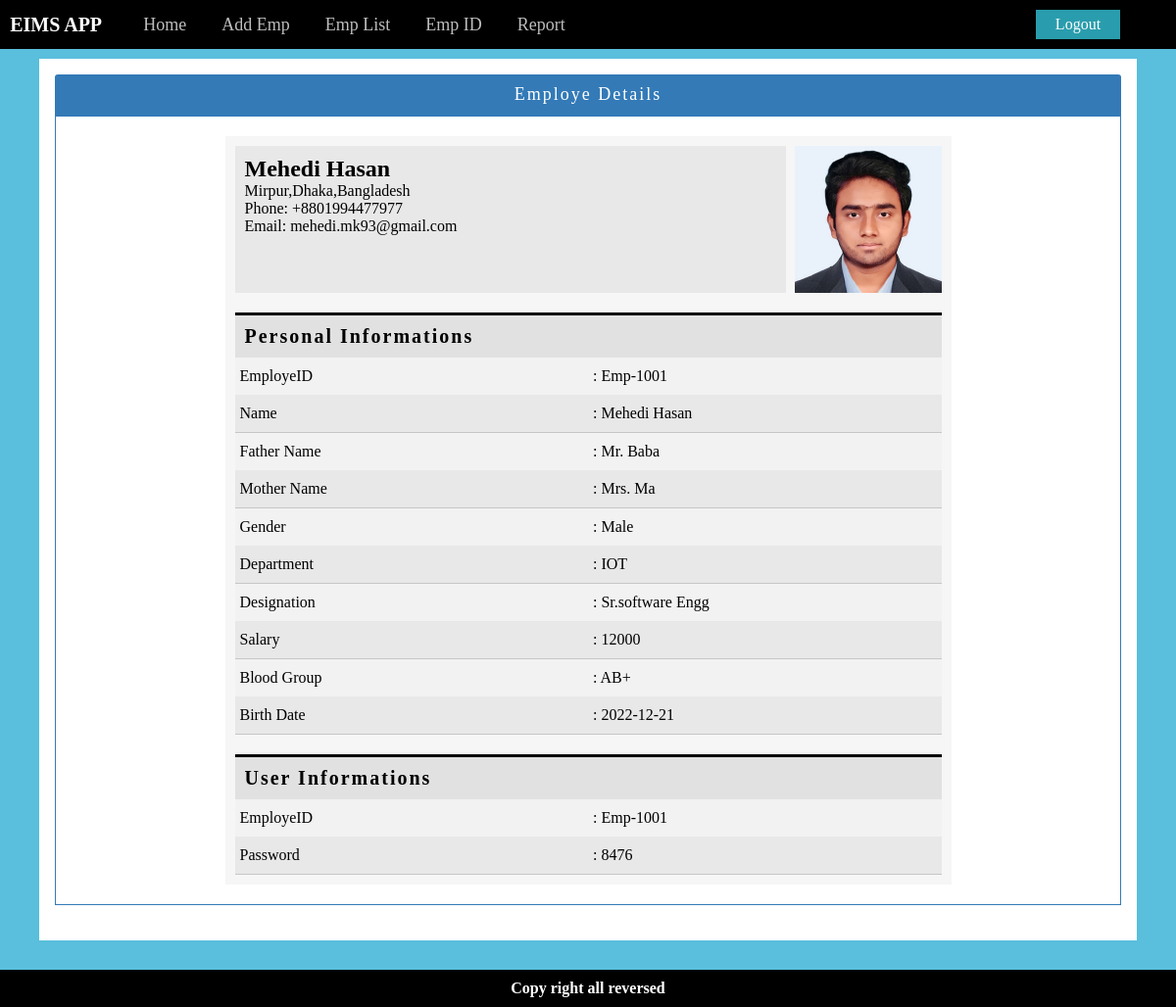
Page /details.php?details=39 (signed in) on the committed database.
### tables this page shows
CREATE TABLE `employeinfo` (
  `id` int(11) NOT NULL,
  `employeid` varchar(30) NOT NULL,
  `name` varchar(30) NOT NULL,
  `fathername` varchar(30) NOT NULL,
  `mothername` varchar(30) NOT NULL,
  `phone` varchar(30) NOT NULL,
  `email` varchar(50) NOT NULL,
  `gender` varchar(30) NOT NULL,
  `address` varchar(50) NOT NULL,
  `birthdate` varchar(50) NOT NULL,
  `department` varchar(50) NOT NULL,
  `salary` varchar(50) NOT NULL,
  `designation` varchar(50) NOT NULL,
  `bloodgroup` varchar(30) NOT NULL,
  `image` varchar(200) NOT NULL,
  `barcode` varchar(300) NOT NULL
);

CREATE TABLE `employepassword` (
  `id` int(11) NOT NULL,
  `employeid` varchar(40) NOT NULL,
  `password` varchar(40) NOT NULL
);

### details.php (the view)
<?php include 'inc/dbAndSession.php'; ?>
<?php include 'inc/header.php'; ?>
<link rel="stylesheet" type="text/css" href="css/form.css">
	<div class="container">
		<section id="body-section-main">
			<div class="row">
				<div class="col-md-12">
					<div class="body-section">
						<div class="myfrom">
							<div class="panel">
								<div class="panel-header">Employe Details</div>
								<div class="panel-body">
									<div class="row">
										<div class="col-md-12">
											<div class="emp_details">
											<div class="row">
												<div class="col-md-12">
													<?php
														if (isset($_GET['details'])) {
									                        $i = $_GET['details'];
									                        $sql2 = "SELECT * FROM employeinfo WHERE id = '$i'";
									                        $run2 = mysqli_query($cn,$sql2);
									                        $row = mysqli_fetch_array($run2);
									                        $id = $row['employeid'];
									                         $sql4 = "SELECT * FROM employepassword WHERE employeid = '$id'";
									                        $run4 = mysqli_query($cn,$sql4);
									                        $rowTwo = mysqli_fetch_array($run4);
													 ?>
													<div class="info_header">
														<h2><?php echo $row['name']; ?></h2>
														<p><?php echo $row['address'] ?></p>
														<p>Phone: <?php echo $row['phone']; ?></p>
														<p>Email: <?php echo $row['email']; ?></p>
													</div>
													<div class="emp_details_img_box">
														<img src="images/<?php echo $row['image']; ?>">
													</div>
												</div>
											</div>
											<div class="row">
												<div class="col-md-12">
													<div class="info_heading">
														<h2>Personal Informations</h2>
													</div>
													<div class="info_body">
														<table id="table_1">
															<tbody>
																<tr>
																	<td>EmployeID</td>
																	<td>: <?php echo $row['employeid'] ?></td>
																</tr>
																<tr>
																	<td>Name</td>
																	<td>: <?php echo $row['name'] ?></td>
																</tr>
																<tr>
																	<td>Father Name</td>
																	<td>: <?php echo $row['fathername'] ?></td>
																</tr>
																<tr>
																	<td>Mother Name</td>
																	<td>: <?php echo $row['mothername'] ?></td>
																</tr>
																<tr>
																	<td>Gender</td>
																	<td>: <?php echo $row['gender'] ?></td>
																</tr>
																<tr>
																	<td>Department</td>
																	<td>: <?php echo $row['department'] ?></td>
																</tr>
																<tr>
																	<td>Designation</td>
																	<td>: <?php echo $row['designation'] ?></td>
																</tr>
																<tr>
																	<td>Salary</td>
																	<td>: <?php echo $row['salary'] ?></td>
																</tr>
																<tr>
																	<td>Blood Group</td>
																	<td>: <?php echo $row['bloodgroup'] ?></td>
																</tr>
																<tr>
																	<td>Birth Date</td>
																	<td>: <?php echo $row['birthdate'] ?></td>
																</tr>
															</tbody>
														</table>
													</div>
												</div>
											</div>
											<div class="row">
												<div class="col-md-12">
													<div class="info_heading">
														<h2>User Informations</h2>
													</div>
													<div class="info_body">
														<table id="table_1">
															<?php
																if ($rowTwo) {
															 ?>
															<tbody>
																<tr>
																	<td>EmployeID</td>
																	<td>: <?php echo $rowTwo['employeid'] ?></td>
																</tr>
																<tr>
																	<td>Password</td>
																	<td>: <?php echo $rowTwo['password'] ?></td>
																</tr>
															</tbody>
														<?php }else{echo "Data Not Found!..";} ?>
														</table>
													</div>
												</div>
											</div>
											<?php } ?>
										</div>
										</div>
									</div>
								</div>
							</div>
						</div>
					</div>
				</div>
			</div>
		</section>
	</div>
<?php include 'inc/footer.php'; ?>

### css/style.css (style rules this page uses)
body { background: #59BFDC !important; }
* { box-sizing: border-box; margin: 0px; }
.container { max-width: 1140px; margin: 0 auto; }
.row { width: 100%; }
.col-md-12 { width: 100%; }
[class*="col-md-"] { float: left; padding: 10px; }
.row::after { content: ''; clear: both; display: table; }
#body-section-main { min-height: 500px; }
table { caption-side: bottom; border-collapse: collapse; }
td { padding: 10px 5px; }
table tr:nth-child(even) { background-color: #00000021;border-top: 1px solid gray;border-bottom: 1px solid gray }
table tr:nth-child(odd) { background-color: #f2f2f2; }
.emp_details { width: 741px; margin: 0 auto; background: #80808012; }
.emp_details_img_box { max-width: 150px; float: right; height: 150px; }
.emp_details_img_box img { width: 100%; height: 100%; }
.info_header { float: left; background: #8080801f; width: 562px; height: 150px; padding: 10px; }
.info_heading h2 { background: #8080802e; border-top: 3px solid black; padding:10px; font-size: 20px; letter-spacing: 2px; }
#table_1 { width: 100% !important; text-align: left; }
#table_1 td { padding: 10px 5px; width: 20%; }
#table_1 tr:nth-child(even) { background-color: #0000000f; border-top: none; border-bottom: 1px solid #80808054; }
#table_1 tr:nth-child(odd) { background-color: #f2f2f2; }

### css/form.css (style rules this page uses)
.myfrom { background: white; width: 100%; padding: 15px; margin-bottom: 20px; }
.panel { margin-bottom: 20px; background-color: #fff; border: 1px solid transparent; border-radius: 4px; }
.panel-header { color: #fff; background-color: #337ab7; border-color: #337ab7; padding: 10px 15px; border-bottom: 1px solid transparent; border-top-left-radius: 3px; border-top-right-radius: 3px; text-align: center; font-size: 18px; letter-spacing: 2px; }
.panel-body { border: 1px solid #337ab7; padding: 10px; min-height: 400px; }

### rows in the picture
employeinfo: name "Mehedi Hasan", address "Mirpur,Dhaka,Bangladesh", phone "+8801994477977", email "mehedi.mk93@gmail.com", image (picture), employeid "Emp-1001", fathername "Mr. Baba", mothername "Mrs. Ma", gender "Male", department "IOT", designation "Sr.software Engg", salary "12000", bloodgroup "AB+", birthdate "2022-12-21"
employepassword: employeid "Emp-1001", password "8476"
